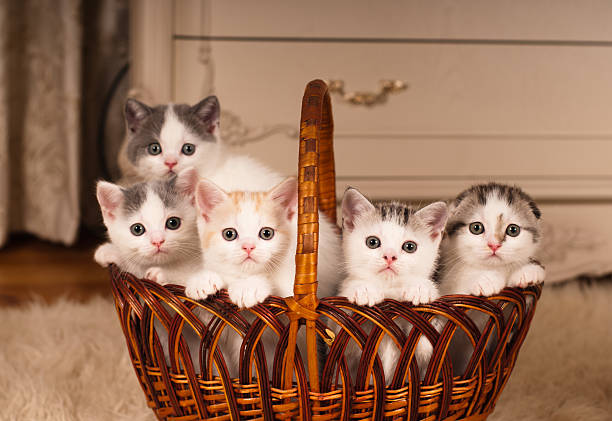
#> input picture basics/cats.jpg, 612 x 421 px, found by its file name
$ python mask.py
#> lines starting #> are read from the running program, lines starting #| are printed output that depends on the picture; after the words box and inside, x2 and y2 are one past the last pixel; in counts of white or black regions, pixels touching at a corner belong together
import cv2 as cv
import numpy as np
img=cv.imread("Photos/cats.jpg")
#> img is the input picture: shape (421, 612, 3); mean B, G, R 90.5, 114.6, 154.4
blank=np.zeros(img.shape[:2],dtype="uint8")
print(img.shape)
#| (421, 612, 3)
rect=cv.rectangle(blank.copy(),(75,50),(570,370),255,-1)
cir=cv.circle(blank.copy(),(300,200),200,255,-1)
andd=cv.bitwise_and(img,img,mask=cv.bitwise_or(rect,cir))
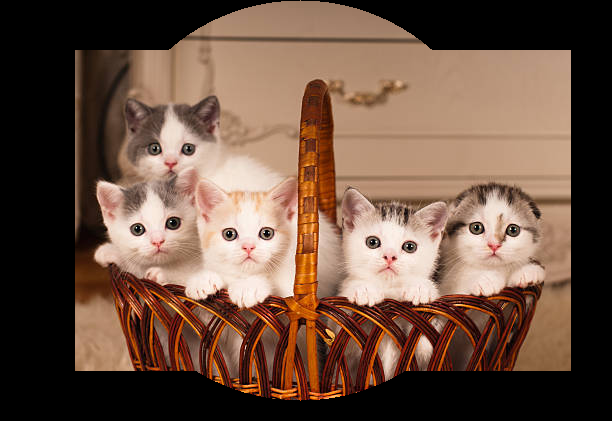
#> andd: shape (421, 612, 3); mean B, G, R 66, 81.3, 107.6
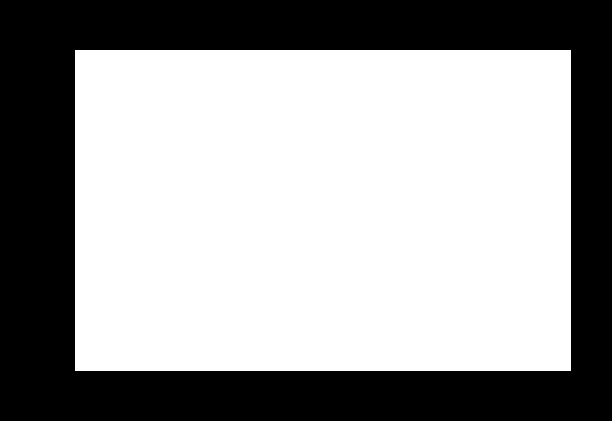
#> rect: shape (421, 612); 61.8% white; 1 black region, box (x1, y1, x2, y2) and area: (0, 0, 612, 421) 98436
cv.imshow("Masked",andd)
cv.waitKey()
